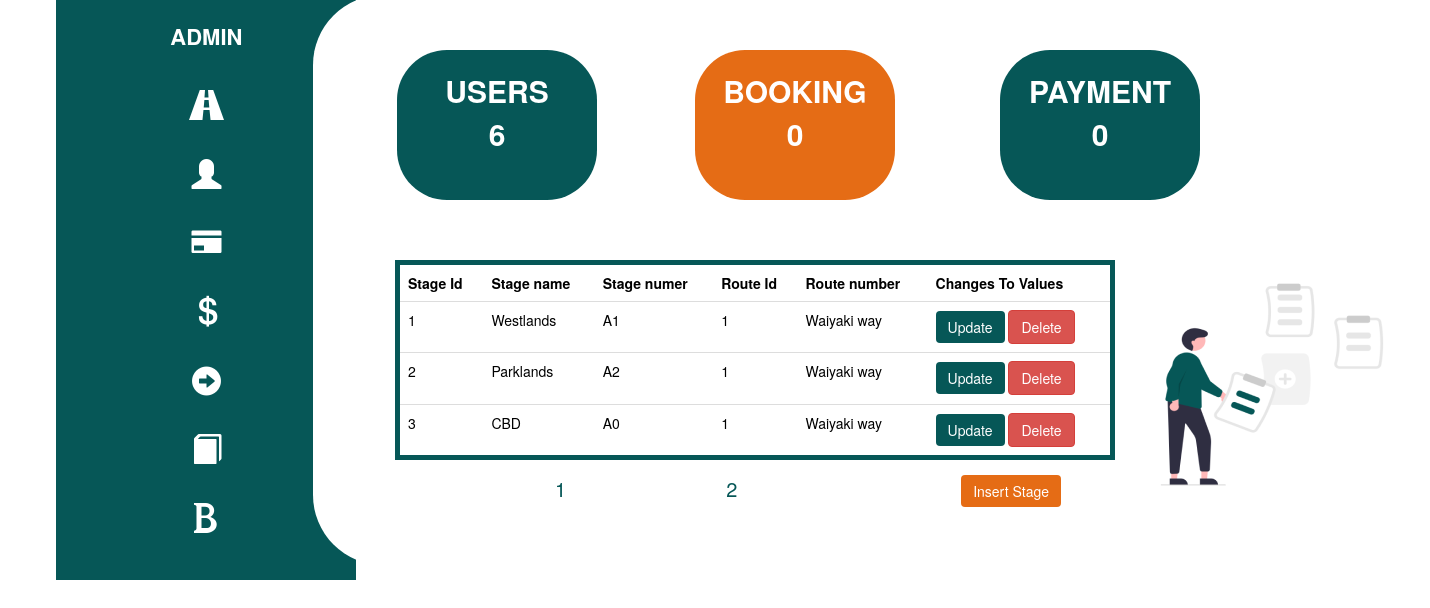
The app's page /admin.php with its own data.
### tables this page shows
CREATE TABLE `stage` (
  `stage_id` int(11) NOT NULL,
  `stage_name` varchar(100) NOT NULL,
  `stage_number` varchar(20) NOT NULL,
  `route_id` int(20) NOT NULL,
  `route_name` varchar(60) NOT NULL
);

### queries/admin_count.php (called while the page is built)
<?php
include_once ("connect.php");
$sql = "SELECT * from users";
if ($result = mysqli_query($conn, $sql)) {
    $usersrowcount = mysqli_num_rows( $result );
}
$sql1 = "SELECT * from booking";
if ($result = mysqli_query($conn, $sql1)) {
    $bookingrowcount = mysqli_num_rows( $result );
}
$sql1 = "SELECT * from payment";
if ($result = mysqli_query($conn, $sql1)) {
    $paymentrowcount = mysqli_num_rows( $result );
}
?>

### admin.php (the view, shortened to what this page needs)
<?php
include_once ("queries/connect.php");
include_once ("queries/admin_count.php");
?>
<!DOCTYPE html>
<html lang="en">
<head>
    <link rel="stylesheet" href="https://maxcdn.bootstrapcdn.com/bootstrap/3.3.7/css/bootstrap.min.css">
    <link rel="stylesheet" href="css/admin.css?v=<?php echo time(); ?>">
</head>
<body>
    <div class="container">
        <div class="backshapes">
            <div class="item1"><p id="rcorners1"><br>ADMIN<br><br>
                <a href="admin.php">
                    <span class="glyphicon glyphicon-road" style="font-size:30px; color:white; margin-top:5px"></span>
                </a><br><br>
                <a href="admin_user.php">
                    <span class="glyphicon glyphicon-user" style="font-size:30px; color:white;"></span>
                </a><br><br>
                <a href="admin_payment.php">
                    <span class="glyphicon glyphicon-credit-card" style="font-size:30px; color:white;"></span>
                </a><br><br>
                <a href="admin_fare.php">
                    <span class="glyphicon glyphicon-usd" style="font-size:30px; color:white;"></span>
                </a><br><br>
                <a href="admin_route.php">
                    <span class="glyphicon glyphicon-circle-arrow-right" style="font-size:30px; color:white;"></span>
                </a><br><br>
                <a href="admin_booking.php">
                    <span class="glyphicon glyphicon-book" style="font-size:30px; color:white;"></span>
                </a><br><br>
                <a href="admin_bus.php">
                    <span class="glyphicon glyphicon-bold" style="font-size:30px; color:white;"></span>
                </a><br><br>
                </p>
                </div>
                <div class="item2"><p id="rcorners2"></p></div>
                <div class="item3"><p id="rcorners3">USERS<br><?php echo $usersrowcount; ?></p></div>
                <div class="item4"><p id="rcorners4">BOOKING<br><?php echo $bookingrowcount; ?></p></div>
                <div class="item5"><p id="rcorners5">PAYMENT<br><?php echo $paymentrowcount; ?></p></div>
                <div class="item6"><table id="rcorners6" class="table">
                    <tr>
                    <th scope="col">Stage Id</th>
                    <th scope="col">Stage name</th>
                    <th scope="col">Stage numer</th>
                    <th scope="col">Route Id</th>
                    <th scope="col">Route number</th>
                    <th scope="col">Changes To Values</th>
                    </tr>
                    <?php
                        if (!isset ($_GET['page']) )
                        { $page_number = 1;}
                        else
                        { $page_number = $_GET['page'];}
                        $limit = 3;
                        $initial_page = ($page_number-1) * $limit;
                        $sql_select = "SELECT  * FROM `stage`";
                        $results = $conn->query($sql_select);
                        $total_rows = mysqli_num_rows($results);
                        $total_pages = ceil ($total_rows / $limit);
                        if($results -> num_rows > 0)
                        {
                            $query = "SELECT *FROM `stage`LIMIT " . $initial_page . ',' . $limit;
                            $result = mysqli_query($conn, $query);
                            while($row = mysqli_fetch_array($result)){
                                ?>
                               <tr>
                                   <td><?php echo $row['stage_id']; ?></td>
                                   <td><?php echo $row['stage_name']; ?></td>
                                   <td><?php echo $row['stage_number']; ?></td>
                                   <td><?php echo $row['route_id']; ?></td>
                                   <td><?php echo $row['route_name']; ?></td>
                                   <td>
                                    <button type="button" class="btn btn-warning" id="editbtn"><a name="update_stage" href="update_stage.php?id=<?php echo $row['stage_id']; ?>">Update</a></button>
                                    <button type="button" class="btn btn-danger"id ="deletebtn"><a name="delete_stage" href="queries/delete_stage.php?id=<?php echo $row['stage_id']; ?>">Delete</a></button>
                                    </td>
                               </tr>
                               <?php
                            }
                        }
                    ?>
                </table>
                <?php
                    for($page_number = 1; $page_number<= $total_pages; $page_number++) {
                        echo '<a class="pagination" href = "admin.php?page=' . $page_number . '">' . $page_number . ' </a>';
                    }
                ?>
                <button type="button" class="btn btn-success" id ="insertbtn"><a name="insert_stage" href="insert_stage.php?id=<?php echo $row['id']; ?>">Insert Stage</a></button>
            </div>
                <div class="admin-image">
                    <img src="images/admin.png" alt="">
                </div>
            </div>
        </div>
</body>
</html>

### css/admin.css (style rules this page uses)
* { margin: 0; padding: 0; }
body { width: 100%; height: 100vh; overflow-y: hidden; overflow-x: hidden; }
#rcorners1 { background: #065757; padding: 10px; width: 300px; height: 600px; color: #fff; text-align: center; font-size: 22px; margin-left: -100px; }
#rcorners2 { margin-top: -5px; border-radius: 70px 0px 0px 70px; background: #fff; padding: 10px; width: 900px; height: 570px; margin-left: -60px; }
#rcorners3 { border-radius: 50px; background: #065757; padding: 20px; width: 200px; height: 150px; margin-left: -33px; }
#rcorners4 { border-radius: 50px; background: #E56C15; padding: 20px; width: 200px; height: 150px; margin-left: -20px; }
#rcorners5 { border-radius: 50px; background: #065757; padding: 20px; width: 200px; height: 150px; }
#rcorners6 { border-radius: 50px; padding: 20px; width: 720px; height: 200px; }
.container { display: flex; align-items: center; }
.backshapes { position: relative; display: flex; width: 100%; }
.item2 { position: absolute; right: 0; top: 0; width: 80%; }
.item1 { position: absolute; right: 0; top: -20px; width: 99%; }
.item3 { position: absolute; right: 0; top: 50px; width: 75%; text-align: center; color: #fff; font-size: 18px; }
.item4 { position: absolute; right: 0; top: 50px; width: 50%; text-align: center; color: #fff; font-size: 18px; }
.item5 { position: absolute; right: 0; top: 50px; width: 25%; text-align: center; color: #fff; font-size: 18px; }
.item6 { position: absolute; margin-left: 250px; top: 260px; width: 100%; }
.admin-image img { position: absolute; margin-left: 1000px; margin-top: 270px; }
p { font-weight: bold; font-size: 30px; }
td, th { color: rgb(0, 0, 0); }
table { padding: 5px 5px 5px 5px; border-radius: 20px; border: solid; border-width: 5px; border-color: #065757; }
#editbtn { background-color: #065757; border: none; }
a.pagination { color: #065757; font-size: 20px; margin-top: -10px; margin-left: 160px; }
a { color: #fff; }
#insertbtn { margin-left: 220px; margin-top: -5px; background-color: #E56C15; border: none; }

### records on screen
stage: stage_id "1", stage_name "Westlands", stage_number "A1", route "1", route_name "Waiyaki way"
stage: stage_id "2", stage_name "Parklands", stage_number "A2", route "1", route_name "Waiyaki way"
stage: stage_id "3", stage_name "CBD", stage_number "A0", route "1", route_name "Waiyaki way"

### other values on screen
$usersrowcount "6"
$bookingrowcount "0"
$paymentrowcount "0"
